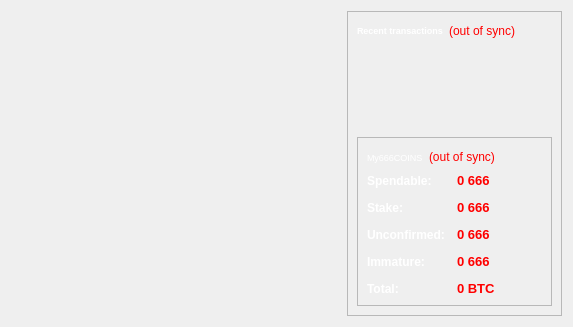
<?xml version="1.0" encoding="UTF-8"?>
<ui version="4.0">
 <class>OverviewPage</class>
 <widget class="QWidget" name="OverviewPage">
  <property name="geometry">
   <rect>
    <x>0</x>
    <y>0</y>
    <width>573</width>
    <height>327</height>
   </rect>
  </property>
  <property name="windowTitle">
   <string>Form</string>
  </property>
  <layout class="QHBoxLayout" name="horizontalLayout" stretch="0,1,1">
   <item>
    <spacer name="horizontalSpacer_3">
     <property name="orientation">
      <enum>Qt::Horizontal</enum>
     </property>
     <property name="sizeHint" stdset="0">
      <size>
       <width>120</width>
       <height>20</height>
      </size>
     </property>
    </spacer>
   </item>
   <item>
    <layout class="QVBoxLayout" name="verticalLayout_2">
     <item>
      <spacer name="verticalSpacer">
       <property name="orientation">
        <enum>Qt::Vertical</enum>
       </property>
       <property name="sizeHint" stdset="0">
        <size>
         <width>20</width>
         <height>40</height>
        </size>
       </property>
      </spacer>
     </item>
    </layout>
   </item>
   <item>
    <layout class="QVBoxLayout" name="verticalLayout_3">
     <item>
      <widget class="QFrame" name="frame_2">
       <property name="frameShape">
        <enum>QFrame::StyledPanel</enum>
       </property>
       <property name="frameShadow">
        <enum>QFrame::Raised</enum>
       </property>
       <layout class="QVBoxLayout" name="verticalLayout">
        <item>
         <layout class="QHBoxLayout" name="horizontalLayout_2">
          <item>
           <widget class="QLabel" name="label_4">
            <property name="palette">
             <palette>
              <active>
               <colorrole role="WindowText">
                <brush brushstyle="SolidPattern">
                 <color alpha="255">
                  <red>255</red>
                  <green>255</green>
                  <blue>255</blue>
                 </color>
                </brush>
               </colorrole>
               <colorrole role="Text">
                <brush brushstyle="SolidPattern">
                 <color alpha="255">
                  <red>110</red>
                  <green>35</green>
                  <blue>31</blue>
                 </color>
                </brush>
               </colorrole>
              </active>
              <inactive>
               <colorrole role="WindowText">
                <brush brushstyle="SolidPattern">
                 <color alpha="255">
                  <red>255</red>
                  <green>255</green>
                  <blue>255</blue>
                 </color>
                </brush>
               </colorrole>
               <colorrole role="Text">
                <brush brushstyle="SolidPattern">
                 <color alpha="255">
                  <red>110</red>
                  <green>35</green>
                  <blue>31</blue>
                 </color>
                </brush>
               </colorrole>
              </inactive>
              <disabled>
               <colorrole role="WindowText">
                <brush brushstyle="SolidPattern">
                 <color alpha="255">
                  <red>120</red>
                  <green>120</green>
                  <blue>120</blue>
                 </color>
                </brush>
               </colorrole>
               <colorrole role="Text">
                <brush brushstyle="SolidPattern">
                 <color alpha="255">
                  <red>120</red>
                  <green>120</green>
                  <blue>120</blue>
                 </color>
                </brush>
               </colorrole>
              </disabled>
             </palette>
            </property>
            <property name="font">
             <font>
              <pointsize>7</pointsize>
             </font>
            </property>
            <property name="text">
             <string>&lt;b&gt;Recent transactions&lt;/b&gt;</string>
            </property>
           </widget>
          </item>
          <item>
           <widget class="QLabel" name="labelTransactionsStatus">
            <property name="toolTip">
             <string>The displayed information may be out of date. Your wallet automatically synchronizes with the 666 network after a connection is established, but this process has not completed yet.</string>
            </property>
            <property name="styleSheet">
             <string notr="true">QLabel { color: red; }</string>
            </property>
            <property name="text">
             <string notr="true">(out of sync)</string>
            </property>
            <property name="alignment">
             <set>Qt::AlignRight|Qt::AlignTrailing|Qt::AlignVCenter</set>
            </property>
           </widget>
          </item>
          <item>
           <spacer name="horizontalSpacer">
            <property name="orientation">
             <enum>Qt::Horizontal</enum>
            </property>
            <property name="sizeHint" stdset="0">
             <size>
              <width>40</width>
              <height>20</height>
             </size>
            </property>
           </spacer>
          </item>
         </layout>
        </item>
        <item>
         <widget class="QListView" name="listTransactions">
          <property name="palette">
           <palette>
            <active>
             <colorrole role="WindowText">
              <brush brushstyle="SolidPattern">
               <color alpha="255">
                <red>255</red>
                <green>255</green>
                <blue>255</blue>
               </color>
              </brush>
             </colorrole>
             <colorrole role="Button">
              <brush brushstyle="SolidPattern">
               <color alpha="0">
                <red>0</red>
                <green>0</green>
                <blue>0</blue>
               </color>
              </brush>
             </colorrole>
             <colorrole role="Text">
              <brush brushstyle="SolidPattern">
               <color alpha="255">
                <red>255</red>
                <green>255</green>
                <blue>255</blue>
               </color>
              </brush>
             </colorrole>
             <colorrole role="ButtonText">
              <brush brushstyle="SolidPattern">
               <color alpha="255">
                <red>255</red>
                <green>255</green>
                <blue>255</blue>
               </color>
              </brush>
             </colorrole>
             <colorrole role="Base">
              <brush brushstyle="NoBrush">
               <color alpha="255">
                <red>0</red>
                <green>0</green>
                <blue>0</blue>
               </color>
              </brush>
             </colorrole>
             <colorrole role="Window">
              <brush brushstyle="SolidPattern">
               <color alpha="0">
                <red>0</red>
                <green>0</green>
                <blue>0</blue>
               </color>
              </brush>
             </colorrole>
             <colorrole role="Shadow">
              <brush brushstyle="SolidPattern">
               <color alpha="255">
                <red>0</red>
                <green>0</green>
                <blue>0</blue>
               </color>
              </brush>
             </colorrole>
             <colorrole role="AlternateBase">
              <brush brushstyle="SolidPattern">
               <color alpha="255">
                <red>255</red>
                <green>255</green>
                <blue>255</blue>
               </color>
              </brush>
             </colorrole>
             <colorrole role="ToolTipText">
              <brush brushstyle="SolidPattern">
               <color alpha="255">
                <red>255</red>
                <green>255</green>
                <blue>255</blue>
               </color>
              </brush>
             </colorrole>
            </active>
            <inactive>
             <colorrole role="WindowText">
              <brush brushstyle="SolidPattern">
               <color alpha="255">
                <red>255</red>
                <green>255</green>
                <blue>255</blue>
               </color>
              </brush>
             </colorrole>
             <colorrole role="Button">
              <brush brushstyle="SolidPattern">
               <color alpha="0">
                <red>0</red>
                <green>0</green>
                <blue>0</blue>
               </color>
              </brush>
             </colorrole>
             <colorrole role="Text">
              <brush brushstyle="SolidPattern">
               <color alpha="255">
                <red>255</red>
                <green>255</green>
                <blue>255</blue>
               </color>
              </brush>
             </colorrole>
             <colorrole role="ButtonText">
              <brush brushstyle="SolidPattern">
               <color alpha="255">
                <red>255</red>
                <green>255</green>
                <blue>255</blue>
               </color>
              </brush>
             </colorrole>
             <colorrole role="Base">
              <brush brushstyle="NoBrush">
               <color alpha="255">
                <red>0</red>
                <green>0</green>
                <blue>0</blue>
               </color>
              </brush>
             </colorrole>
             <colorrole role="Window">
              <brush brushstyle="SolidPattern">
               <color alpha="0">
                <red>0</red>
                <green>0</green>
                <blue>0</blue>
               </color>
              </brush>
             </colorrole>
             <colorrole role="Shadow">
              <brush brushstyle="SolidPattern">
               <color alpha="255">
                <red>0</red>
                <green>0</green>
                <blue>0</blue>
               </color>
              </brush>
             </colorrole>
             <colorrole role="AlternateBase">
              <brush brushstyle="SolidPattern">
               <color alpha="255">
                <red>255</red>
                <green>255</green>
                <blue>255</blue>
               </color>
              </brush>
             </colorrole>
             <colorrole role="ToolTipText">
              <brush brushstyle="SolidPattern">
               <color alpha="255">
                <red>255</red>
                <green>255</green>
                <blue>255</blue>
               </color>
              </brush>
             </colorrole>
            </inactive>
            <disabled>
             <colorrole role="WindowText">
              <brush brushstyle="SolidPattern">
               <color alpha="255">
                <red>120</red>
                <green>120</green>
                <blue>120</blue>
               </color>
              </brush>
             </colorrole>
             <colorrole role="Button">
              <brush brushstyle="SolidPattern">
               <color alpha="0">
                <red>0</red>
                <green>0</green>
                <blue>0</blue>
               </color>
              </brush>
             </colorrole>
             <colorrole role="Text">
              <brush brushstyle="SolidPattern">
               <color alpha="255">
                <red>120</red>
                <green>120</green>
                <blue>120</blue>
               </color>
              </brush>
             </colorrole>
             <colorrole role="ButtonText">
              <brush brushstyle="SolidPattern">
               <color alpha="255">
                <red>120</red>
                <green>120</green>
                <blue>120</blue>
               </color>
              </brush>
             </colorrole>
             <colorrole role="Base">
              <brush brushstyle="NoBrush">
               <color alpha="255">
                <red>0</red>
                <green>0</green>
                <blue>0</blue>
               </color>
              </brush>
             </colorrole>
             <colorrole role="Window">
              <brush brushstyle="SolidPattern">
               <color alpha="0">
                <red>0</red>
                <green>0</green>
                <blue>0</blue>
               </color>
              </brush>
             </colorrole>
             <colorrole role="Shadow">
              <brush brushstyle="SolidPattern">
               <color alpha="255">
                <red>0</red>
                <green>0</green>
                <blue>0</blue>
               </color>
              </brush>
             </colorrole>
             <colorrole role="AlternateBase">
              <brush brushstyle="SolidPattern">
               <color alpha="255">
                <red>255</red>
                <green>255</green>
                <blue>255</blue>
               </color>
              </brush>
             </colorrole>
             <colorrole role="ToolTipText">
              <brush brushstyle="SolidPattern">
               <color alpha="255">
                <red>255</red>
                <green>255</green>
                <blue>255</blue>
               </color>
              </brush>
             </colorrole>
            </disabled>
           </palette>
          </property>
          <property name="font">
           <font>
            <pointsize>11</pointsize>
            <weight>75</weight>
            <bold>true</bold>
           </font>
          </property>
          <property name="styleSheet">
           <string notr="true">QListView { background: transparent; }</string>
          </property>
          <property name="frameShape">
           <enum>QFrame::NoFrame</enum>
          </property>
          <property name="verticalScrollBarPolicy">
           <enum>Qt::ScrollBarAlwaysOff</enum>
          </property>
          <property name="horizontalScrollBarPolicy">
           <enum>Qt::ScrollBarAlwaysOff</enum>
          </property>
          <property name="selectionMode">
           <enum>QAbstractItemView::NoSelection</enum>
          </property>
         </widget>
        </item>
        <item>
         <widget class="QFrame" name="frame">
          <property name="frameShape">
           <enum>QFrame::StyledPanel</enum>
          </property>
          <property name="frameShadow">
           <enum>QFrame::Raised</enum>
          </property>
          <layout class="QVBoxLayout" name="verticalLayout_4">
           <item>
            <layout class="QHBoxLayout" name="horizontalLayout_4">
             <item>
              <widget class="QLabel" name="label_5">
               <property name="palette">
                <palette>
                 <active>
                  <colorrole role="WindowText">
                   <brush brushstyle="SolidPattern">
                    <color alpha="255">
                     <red>255</red>
                     <green>255</green>
                     <blue>255</blue>
                    </color>
                   </brush>
                  </colorrole>
                  <colorrole role="Text">
                   <brush brushstyle="SolidPattern">
                    <color alpha="255">
                     <red>110</red>
                     <green>35</green>
                     <blue>31</blue>
                    </color>
                   </brush>
                  </colorrole>
                 </active>
                 <inactive>
                  <colorrole role="WindowText">
                   <brush brushstyle="SolidPattern">
                    <color alpha="255">
                     <red>255</red>
                     <green>255</green>
                     <blue>255</blue>
                    </color>
                   </brush>
                  </colorrole>
                  <colorrole role="Text">
                   <brush brushstyle="SolidPattern">
                    <color alpha="255">
                     <red>110</red>
                     <green>35</green>
                     <blue>31</blue>
                    </color>
                   </brush>
                  </colorrole>
                 </inactive>
                 <disabled>
                  <colorrole role="WindowText">
                   <brush brushstyle="SolidPattern">
                    <color alpha="255">
                     <red>120</red>
                     <green>120</green>
                     <blue>120</blue>
                    </color>
                   </brush>
                  </colorrole>
                  <colorrole role="Text">
                   <brush brushstyle="SolidPattern">
                    <color alpha="255">
                     <red>120</red>
                     <green>120</green>
                     <blue>120</blue>
                    </color>
                   </brush>
                  </colorrole>
                 </disabled>
                </palette>
               </property>
               <property name="font">
                <font>
                 <pointsize>7</pointsize>
                 <weight>50</weight>
                 <bold>false</bold>
                </font>
               </property>
               <property name="text">
                <string>My666COINS</string>
               </property>
              </widget>
             </item>
             <item>
              <widget class="QLabel" name="labelWalletStatus">
               <property name="toolTip">
                <string>The displayed information may be out of date. Your wallet automatically synchronizes with the 666 network after a connection is established, but this process has not completed yet.</string>
               </property>
               <property name="styleSheet">
                <string notr="true">QLabel { color: red; }</string>
               </property>
               <property name="text">
                <string notr="true">(out of sync)</string>
               </property>
               <property name="alignment">
                <set>Qt::AlignLeading|Qt::AlignLeft|Qt::AlignVCenter</set>
               </property>
              </widget>
             </item>
             <item>
              <spacer name="horizontalSpacer_2">
               <property name="orientation">
                <enum>Qt::Horizontal</enum>
               </property>
               <property name="sizeHint" stdset="0">
                <size>
                 <width>40</width>
                 <height>20</height>
                </size>
               </property>
              </spacer>
             </item>
            </layout>
           </item>
           <item>
            <layout class="QFormLayout" name="formLayout_2">
             <property name="fieldGrowthPolicy">
              <enum>QFormLayout::AllNonFixedFieldsGrow</enum>
             </property>
             <property name="horizontalSpacing">
              <number>12</number>
             </property>
             <property name="verticalSpacing">
              <number>12</number>
             </property>
             <item row="0" column="0">
              <widget class="QLabel" name="label">
               <property name="palette">
                <palette>
                 <active>
                  <colorrole role="WindowText">
                   <brush brushstyle="SolidPattern">
                    <color alpha="255">
                     <red>255</red>
                     <green>255</green>
                     <blue>255</blue>
                    </color>
                   </brush>
                  </colorrole>
                 </active>
                 <inactive>
                  <colorrole role="WindowText">
                   <brush brushstyle="SolidPattern">
                    <color alpha="255">
                     <red>255</red>
                     <green>255</green>
                     <blue>255</blue>
                    </color>
                   </brush>
                  </colorrole>
                 </inactive>
                 <disabled>
                  <colorrole role="WindowText">
                   <brush brushstyle="SolidPattern">
                    <color alpha="255">
                     <red>120</red>
                     <green>120</green>
                     <blue>120</blue>
                    </color>
                   </brush>
                  </colorrole>
                 </disabled>
                </palette>
               </property>
               <property name="font">
                <font>
                 <weight>75</weight>
                 <bold>true</bold>
                </font>
               </property>
               <property name="text">
                <string>Spendable:</string>
               </property>
              </widget>
             </item>
             <item row="0" column="1">
              <widget class="QLabel" name="labelBalance">
               <property name="palette">
                <palette>
                 <active>
                  <colorrole role="WindowText">
                   <brush brushstyle="SolidPattern">
                    <color alpha="255">
                     <red>255</red>
                     <green>0</green>
                     <blue>0</blue>
                    </color>
                   </brush>
                  </colorrole>
                  <colorrole role="Text">
                   <brush brushstyle="SolidPattern">
                    <color alpha="255">
                     <red>110</red>
                     <green>35</green>
                     <blue>31</blue>
                    </color>
                   </brush>
                  </colorrole>
                 </active>
                 <inactive>
                  <colorrole role="WindowText">
                   <brush brushstyle="SolidPattern">
                    <color alpha="255">
                     <red>255</red>
                     <green>0</green>
                     <blue>0</blue>
                    </color>
                   </brush>
                  </colorrole>
                  <colorrole role="Text">
                   <brush brushstyle="SolidPattern">
                    <color alpha="255">
                     <red>110</red>
                     <green>35</green>
                     <blue>31</blue>
                    </color>
                   </brush>
                  </colorrole>
                 </inactive>
                 <disabled>
                  <colorrole role="WindowText">
                   <brush brushstyle="SolidPattern">
                    <color alpha="255">
                     <red>120</red>
                     <green>120</green>
                     <blue>120</blue>
                    </color>
                   </brush>
                  </colorrole>
                  <colorrole role="Text">
                   <brush brushstyle="SolidPattern">
                    <color alpha="255">
                     <red>120</red>
                     <green>120</green>
                     <blue>120</blue>
                    </color>
                   </brush>
                  </colorrole>
                 </disabled>
                </palette>
               </property>
               <property name="font">
                <font>
                 <pointsize>10</pointsize>
                 <weight>75</weight>
                 <bold>true</bold>
                </font>
               </property>
               <property name="cursor">
                <cursorShape>IBeamCursor</cursorShape>
               </property>
               <property name="toolTip">
                <string>Your current spendable balance</string>
               </property>
               <property name="text">
                <string notr="true">0 666</string>
               </property>
               <property name="textInteractionFlags">
                <set>Qt::LinksAccessibleByMouse|Qt::TextSelectableByKeyboard|Qt::TextSelectableByMouse</set>
               </property>
              </widget>
             </item>
             <item row="1" column="0">
              <widget class="QLabel" name="label_6">
               <property name="palette">
                <palette>
                 <active>
                  <colorrole role="WindowText">
                   <brush brushstyle="SolidPattern">
                    <color alpha="255">
                     <red>255</red>
                     <green>255</green>
                     <blue>255</blue>
                    </color>
                   </brush>
                  </colorrole>
                 </active>
                 <inactive>
                  <colorrole role="WindowText">
                   <brush brushstyle="SolidPattern">
                    <color alpha="255">
                     <red>255</red>
                     <green>255</green>
                     <blue>255</blue>
                    </color>
                   </brush>
                  </colorrole>
                 </inactive>
                 <disabled>
                  <colorrole role="WindowText">
                   <brush brushstyle="SolidPattern">
                    <color alpha="255">
                     <red>120</red>
                     <green>120</green>
                     <blue>120</blue>
                    </color>
                   </brush>
                  </colorrole>
                 </disabled>
                </palette>
               </property>
               <property name="font">
                <font>
                 <weight>75</weight>
                 <bold>true</bold>
                </font>
               </property>
               <property name="text">
                <string>Stake:</string>
               </property>
              </widget>
             </item>
             <item row="1" column="1">
              <widget class="QLabel" name="labelStake">
               <property name="palette">
                <palette>
                 <active>
                  <colorrole role="WindowText">
                   <brush brushstyle="SolidPattern">
                    <color alpha="255">
                     <red>255</red>
                     <green>0</green>
                     <blue>0</blue>
                    </color>
                   </brush>
                  </colorrole>
                  <colorrole role="Text">
                   <brush brushstyle="SolidPattern">
                    <color alpha="255">
                     <red>110</red>
                     <green>35</green>
                     <blue>31</blue>
                    </color>
                   </brush>
                  </colorrole>
                 </active>
                 <inactive>
                  <colorrole role="WindowText">
                   <brush brushstyle="SolidPattern">
                    <color alpha="255">
                     <red>255</red>
                     <green>0</green>
                     <blue>0</blue>
                    </color>
                   </brush>
                  </colorrole>
                  <colorrole role="Text">
                   <brush brushstyle="SolidPattern">
                    <color alpha="255">
                     <red>110</red>
                     <green>35</green>
                     <blue>31</blue>
                    </color>
                   </brush>
                  </colorrole>
                 </inactive>
                 <disabled>
                  <colorrole role="WindowText">
                   <brush brushstyle="SolidPattern">
                    <color alpha="255">
                     <red>120</red>
                     <green>120</green>
                     <blue>120</blue>
                    </color>
                   </brush>
                  </colorrole>
                  <colorrole role="Text">
                   <brush brushstyle="SolidPattern">
                    <color alpha="255">
                     <red>120</red>
                     <green>120</green>
                     <blue>120</blue>
                    </color>
                   </brush>
                  </colorrole>
                 </disabled>
                </palette>
               </property>
               <property name="font">
                <font>
                 <pointsize>10</pointsize>
                 <weight>75</weight>
                 <bold>true</bold>
                </font>
               </property>
               <property name="cursor">
                <cursorShape>IBeamCursor</cursorShape>
               </property>
               <property name="toolTip">
                <string>Total of coins that was staked, and do not yet count toward the current balance</string>
               </property>
               <property name="text">
                <string notr="true">0 666</string>
               </property>
               <property name="textInteractionFlags">
                <set>Qt::LinksAccessibleByMouse|Qt::TextSelectableByKeyboard|Qt::TextSelectableByMouse</set>
               </property>
              </widget>
             </item>
             <item row="2" column="0">
              <widget class="QLabel" name="label_3">
               <property name="palette">
                <palette>
                 <active>
                  <colorrole role="WindowText">
                   <brush brushstyle="SolidPattern">
                    <color alpha="255">
                     <red>255</red>
                     <green>255</green>
                     <blue>255</blue>
                    </color>
                   </brush>
                  </colorrole>
                 </active>
                 <inactive>
                  <colorrole role="WindowText">
                   <brush brushstyle="SolidPattern">
                    <color alpha="255">
                     <red>255</red>
                     <green>255</green>
                     <blue>255</blue>
                    </color>
                   </brush>
                  </colorrole>
                 </inactive>
                 <disabled>
                  <colorrole role="WindowText">
                   <brush brushstyle="SolidPattern">
                    <color alpha="255">
                     <red>120</red>
                     <green>120</green>
                     <blue>120</blue>
                    </color>
                   </brush>
                  </colorrole>
                 </disabled>
                </palette>
               </property>
               <property name="font">
                <font>
                 <weight>75</weight>
                 <bold>true</bold>
                </font>
               </property>
               <property name="text">
                <string>Unconfirmed:</string>
               </property>
              </widget>
             </item>
             <item row="2" column="1">
              <widget class="QLabel" name="labelUnconfirmed">
               <property name="palette">
                <palette>
                 <active>
                  <colorrole role="WindowText">
                   <brush brushstyle="SolidPattern">
                    <color alpha="255">
                     <red>254</red>
                     <green>0</green>
                     <blue>0</blue>
                    </color>
                   </brush>
                  </colorrole>
                  <colorrole role="Text">
                   <brush brushstyle="SolidPattern">
                    <color alpha="255">
                     <red>110</red>
                     <green>35</green>
                     <blue>31</blue>
                    </color>
                   </brush>
                  </colorrole>
                 </active>
                 <inactive>
                  <colorrole role="WindowText">
                   <brush brushstyle="SolidPattern">
                    <color alpha="255">
                     <red>254</red>
                     <green>0</green>
                     <blue>0</blue>
                    </color>
                   </brush>
                  </colorrole>
                  <colorrole role="Text">
                   <brush brushstyle="SolidPattern">
                    <color alpha="255">
                     <red>110</red>
                     <green>35</green>
                     <blue>31</blue>
                    </color>
                   </brush>
                  </colorrole>
                 </inactive>
                 <disabled>
                  <colorrole role="WindowText">
                   <brush brushstyle="SolidPattern">
                    <color alpha="255">
                     <red>120</red>
                     <green>120</green>
                     <blue>120</blue>
                    </color>
                   </brush>
                  </colorrole>
                  <colorrole role="Text">
                   <brush brushstyle="SolidPattern">
                    <color alpha="255">
                     <red>120</red>
                     <green>120</green>
                     <blue>120</blue>
                    </color>
                   </brush>
                  </colorrole>
                 </disabled>
                </palette>
               </property>
               <property name="font">
                <font>
                 <pointsize>10</pointsize>
                 <weight>75</weight>
                 <bold>true</bold>
                </font>
               </property>
               <property name="cursor">
                <cursorShape>IBeamCursor</cursorShape>
               </property>
               <property name="toolTip">
                <string>Total of transactions that have yet to be confirmed, and do not yet count toward the current balance</string>
               </property>
               <property name="text">
                <string notr="true">0 666</string>
               </property>
               <property name="textInteractionFlags">
                <set>Qt::LinksAccessibleByMouse|Qt::TextSelectableByKeyboard|Qt::TextSelectableByMouse</set>
               </property>
              </widget>
             </item>
             <item row="3" column="0">
              <widget class="QLabel" name="labelImmatureText">
               <property name="palette">
                <palette>
                 <active>
                  <colorrole role="WindowText">
                   <brush brushstyle="SolidPattern">
                    <color alpha="255">
                     <red>255</red>
                     <green>255</green>
                     <blue>255</blue>
                    </color>
                   </brush>
                  </colorrole>
                 </active>
                 <inactive>
                  <colorrole role="WindowText">
                   <brush brushstyle="SolidPattern">
                    <color alpha="255">
                     <red>255</red>
                     <green>255</green>
                     <blue>255</blue>
                    </color>
                   </brush>
                  </colorrole>
                 </inactive>
                 <disabled>
                  <colorrole role="WindowText">
                   <brush brushstyle="SolidPattern">
                    <color alpha="255">
                     <red>120</red>
                     <green>120</green>
                     <blue>120</blue>
                    </color>
                   </brush>
                  </colorrole>
                 </disabled>
                </palette>
               </property>
               <property name="font">
                <font>
                 <weight>75</weight>
                 <bold>true</bold>
                </font>
               </property>
               <property name="text">
                <string>Immature:</string>
               </property>
              </widget>
             </item>
             <item row="3" column="1">
              <widget class="QLabel" name="labelImmature">
               <property name="palette">
                <palette>
                 <active>
                  <colorrole role="WindowText">
                   <brush brushstyle="SolidPattern">
                    <color alpha="255">
                     <red>255</red>
                     <green>0</green>
                     <blue>0</blue>
                    </color>
                   </brush>
                  </colorrole>
                  <colorrole role="Text">
                   <brush brushstyle="SolidPattern">
                    <color alpha="255">
                     <red>110</red>
                     <green>35</green>
                     <blue>31</blue>
                    </color>
                   </brush>
                  </colorrole>
                 </active>
                 <inactive>
                  <colorrole role="WindowText">
                   <brush brushstyle="SolidPattern">
                    <color alpha="255">
                     <red>255</red>
                     <green>0</green>
                     <blue>0</blue>
                    </color>
                   </brush>
                  </colorrole>
                  <colorrole role="Text">
                   <brush brushstyle="SolidPattern">
                    <color alpha="255">
                     <red>110</red>
                     <green>35</green>
                     <blue>31</blue>
                    </color>
                   </brush>
                  </colorrole>
                 </inactive>
                 <disabled>
                  <colorrole role="WindowText">
                   <brush brushstyle="SolidPattern">
                    <color alpha="255">
                     <red>120</red>
                     <green>120</green>
                     <blue>120</blue>
                    </color>
                   </brush>
                  </colorrole>
                  <colorrole role="Text">
                   <brush brushstyle="SolidPattern">
                    <color alpha="255">
                     <red>120</red>
                     <green>120</green>
                     <blue>120</blue>
                    </color>
                   </brush>
                  </colorrole>
                 </disabled>
                </palette>
               </property>
               <property name="font">
                <font>
                 <pointsize>10</pointsize>
                 <weight>75</weight>
                 <bold>true</bold>
                </font>
               </property>
               <property name="toolTip">
                <string>Mined balance that has not yet matured</string>
               </property>
               <property name="text">
                <string notr="true">0 666</string>
               </property>
               <property name="textInteractionFlags">
                <set>Qt::LinksAccessibleByMouse|Qt::TextSelectableByKeyboard|Qt::TextSelectableByMouse</set>
               </property>
              </widget>
             </item>
             <item row="4" column="0">
              <widget class="QLabel" name="labelTotalText">
               <property name="palette">
                <palette>
                 <active>
                  <colorrole role="WindowText">
                   <brush brushstyle="SolidPattern">
                    <color alpha="255">
                     <red>255</red>
                     <green>255</green>
                     <blue>255</blue>
                    </color>
                   </brush>
                  </colorrole>
                 </active>
                 <inactive>
                  <colorrole role="WindowText">
                   <brush brushstyle="SolidPattern">
                    <color alpha="255">
                     <red>255</red>
                     <green>255</green>
                     <blue>255</blue>
                    </color>
                   </brush>
                  </colorrole>
                 </inactive>
                 <disabled>
                  <colorrole role="WindowText">
                   <brush brushstyle="SolidPattern">
                    <color alpha="255">
                     <red>120</red>
                     <green>120</green>
                     <blue>120</blue>
                    </color>
                   </brush>
                  </colorrole>
                 </disabled>
                </palette>
               </property>
               <property name="font">
                <font>
                 <weight>75</weight>
                 <bold>true</bold>
                </font>
               </property>
               <property name="text">
                <string>Total:</string>
               </property>
              </widget>
             </item>
             <item row="4" column="1">
              <widget class="QLabel" name="labelTotal">
               <property name="palette">
                <palette>
                 <active>
                  <colorrole role="WindowText">
                   <brush brushstyle="SolidPattern">
                    <color alpha="255">
                     <red>255</red>
                     <green>0</green>
                     <blue>0</blue>
                    </color>
                   </brush>
                  </colorrole>
                  <colorrole role="Text">
                   <brush brushstyle="SolidPattern">
                    <color alpha="255">
                     <red>110</red>
                     <green>35</green>
                     <blue>31</blue>
                    </color>
                   </brush>
                  </colorrole>
                 </active>
                 <inactive>
                  <colorrole role="WindowText">
                   <brush brushstyle="SolidPattern">
                    <color alpha="255">
                     <red>255</red>
                     <green>0</green>
                     <blue>0</blue>
                    </color>
                   </brush>
                  </colorrole>
                  <colorrole role="Text">
                   <brush brushstyle="SolidPattern">
                    <color alpha="255">
                     <red>110</red>
                     <green>35</green>
                     <blue>31</blue>
                    </color>
                   </brush>
                  </colorrole>
                 </inactive>
                 <disabled>
                  <colorrole role="WindowText">
                   <brush brushstyle="SolidPattern">
                    <color alpha="255">
                     <red>120</red>
                     <green>120</green>
                     <blue>120</blue>
                    </color>
                   </brush>
                  </colorrole>
                  <colorrole role="Text">
                   <brush brushstyle="SolidPattern">
                    <color alpha="255">
                     <red>120</red>
                     <green>120</green>
                     <blue>120</blue>
                    </color>
                   </brush>
                  </colorrole>
                 </disabled>
                </palette>
               </property>
               <property name="font">
                <font>
                 <pointsize>10</pointsize>
                 <weight>75</weight>
                 <bold>true</bold>
                </font>
               </property>
               <property name="cursor">
                <cursorShape>IBeamCursor</cursorShape>
               </property>
               <property name="toolTip">
                <string>Your current total balance</string>
               </property>
               <property name="text">
                <string notr="true">0 BTC</string>
               </property>
               <property name="textInteractionFlags">
                <set>Qt::LinksAccessibleByMouse|Qt::TextSelectableByKeyboard|Qt::TextSelectableByMouse</set>
               </property>
              </widget>
             </item>
            </layout>
           </item>
          </layout>
         </widget>
        </item>
       </layout>
      </widget>
     </item>
     <item>
      <spacer name="verticalSpacer_2">
       <property name="orientation">
        <enum>Qt::Vertical</enum>
       </property>
       <property name="sizeHint" stdset="0">
        <size>
         <width>20</width>
         <height>40</height>
        </size>
       </property>
      </spacer>
     </item>
    </layout>
   </item>
  </layout>
 </widget>
 <resources/>
 <connections/>
</ui>
